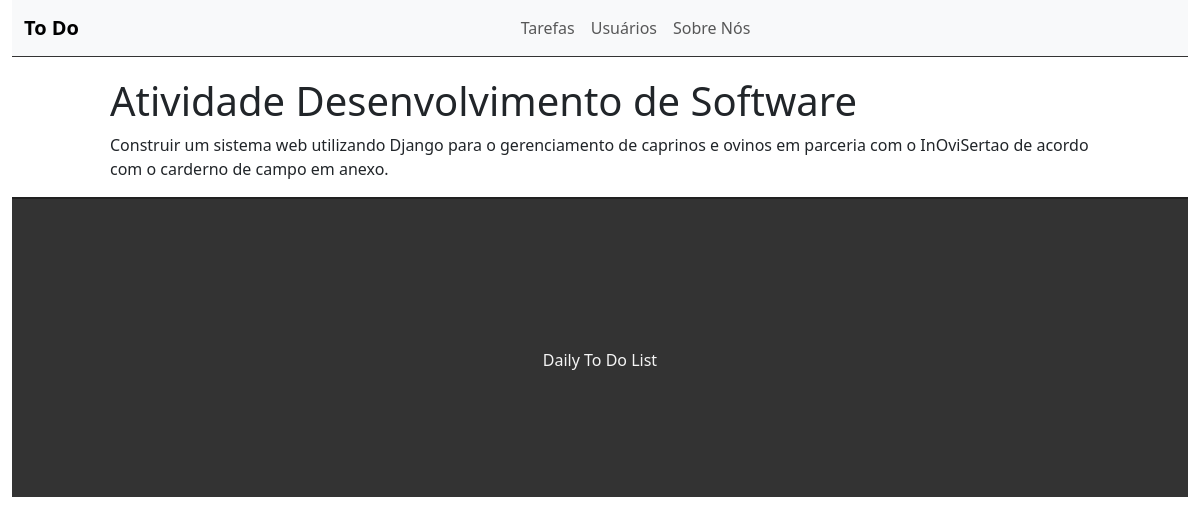
/task/3, run on an earlier commit of the app's database.
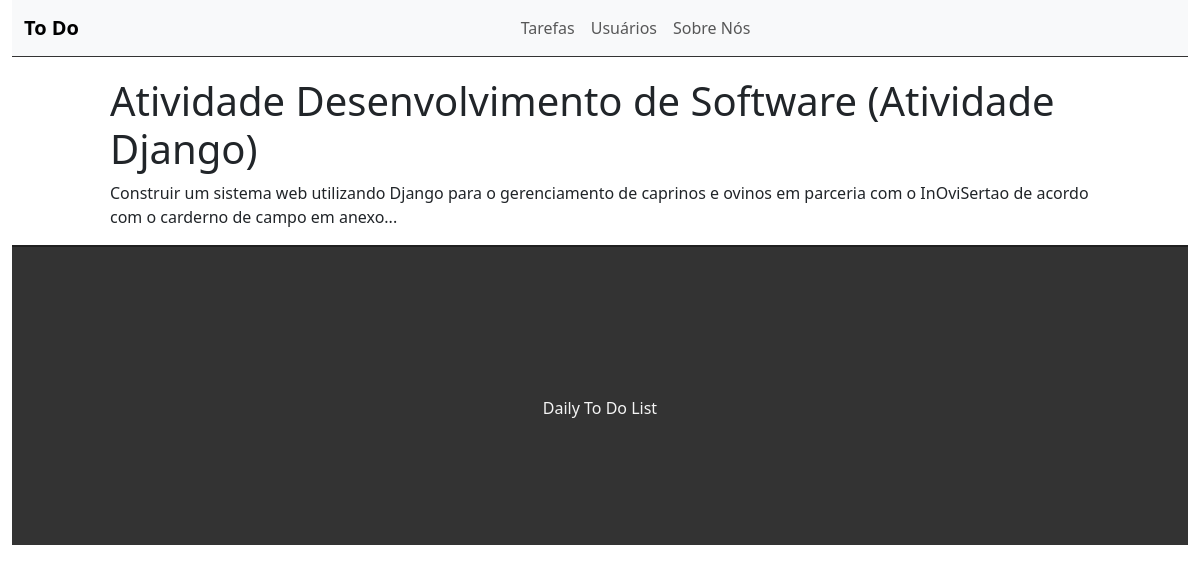
And on a later commit of the database.
### tasks/models.py (models this page shows)
class Task(models.Model):
    title = models.CharField(max_length=255)
    description = models.TextField()
    done = models.CharField(
        max_length=5,
        choices=STATUS,
    )

### tasks/views.py (the view)
# urls.py: path('task/<int:id>', views.taskView, name='task-view'),
def taskView(request, id):
    task = get_object_or_404(Task, pk=id)
    return render(request, 'tasks/task.html', {'task': task})

### tasks/templates/tasks/task.html (shortened to what this page needs)
{% extends "base.html" %}
{% block content %}
<div class="offset-1 col-10 list-div">
    <h1>{{task.title}}</h1>
    <p>{{task.description}}</p>
</div>
{% endblock content %}

What changed in the data, as far as the page shows it:
changed Task: title "Atividade Desenvolvimento de Software" → "Atividade Desenvolvimento de Software (Atividade Django)"; description "Construir um sistema web utilizando Django para o gerenciamento de caprinos e ovinos em parceria com o InOviSertao de acordo com o carderno de campo em anexo." → "Construir um sistema web utilizando Django para o gerenciamento de caprinos e ovinos em parceria com o InOviSertao de acordo com o carderno de campo em anexo..."
